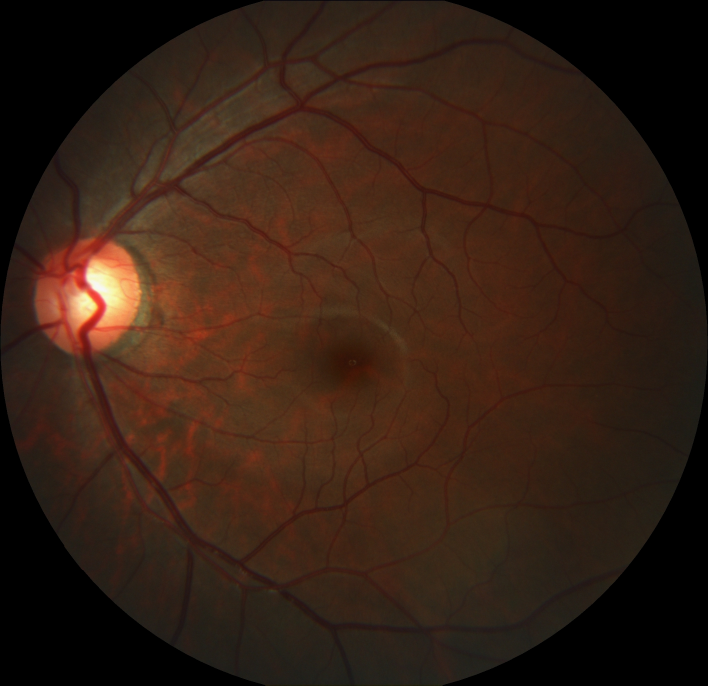
#> input picture calculate/origin/0.bmp, 2124 x 2056 px (shown at 1/3 size)
$ python calculate.py   (older library calls are emulated)
#> lines starting #> are read from the running program, lines starting #| are printed output that depends on the picture; long printed decimals are rounded
from skimage.metrics import mean_squared_error as compare_mse
from skimage.metrics import peak_signal_noise_ratio as compare_psnr
from skimage.metrics import structural_similarity as compare_ssim
import cv2
import os

#统计文件目录下的文件个数
def get_path_num(file_dir):
    count=0
    for files in os.listdir(file_dir):
        count=count+1
    return count

img0 = cv2.imread(r'calculate/origin/0.bmp')
#> img0 is the input picture: shape (2056, 2124, 3); mean B, G, R 20.1, 32, 53
img0 = cv2.resize(img0, (384,384))
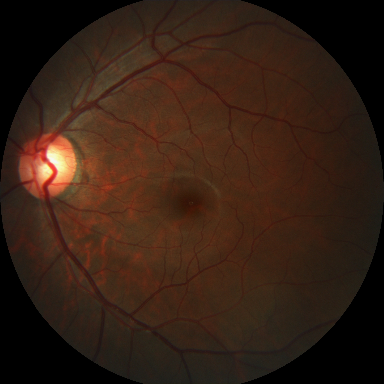
#> img0: shape (384, 384, 3); mean B, G, R 20, 31.9, 52.9
img_con = cv2.imread(r'calculate/origin/1.bmp')
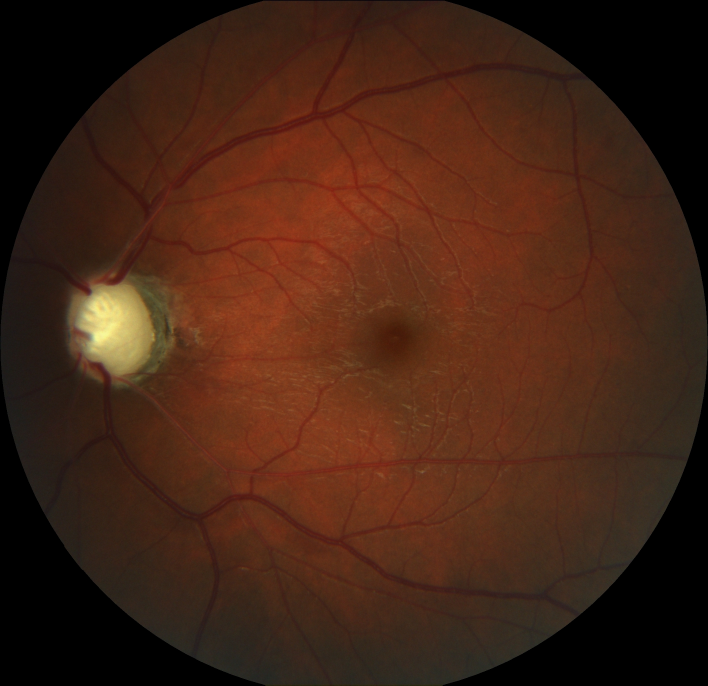
#> input picture calculate/origin/1.bmp, 2124 x 2056 px (shown at 1/3 size)
#> img_con is the input picture: shape (2056, 2124, 3); mean B, G, R 21.2, 36.1, 67.6
img_con = cv2.resize(img_con, (384,384))
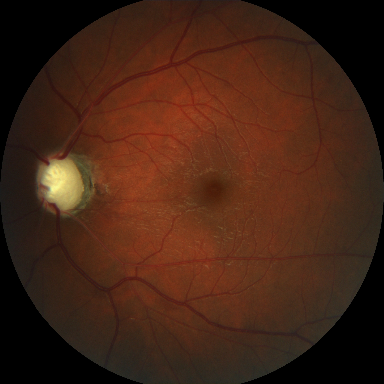
#> img_con: shape (384, 384, 3); mean B, G, R 21.1, 36, 67.5

p0 = compare_psnr(img0, img_con)
#> p0 = 21.83
s0 = compare_ssim(img0, img_con, multichannel=True)  # 对于多通道图像(RGB、HSV等)关键词multichannel要设置为True
#> s0 = 0.781
m0 = compare_mse(img0, img_con)
#> m0 = 426.6
print(p0,s0,m0)
#| 21.831 0.7813 426.580

domain_path=r'calculate/data/'
dom_len=get_path_num(domain_path)
fig_list=[]
for root, dirs, files in os.walk(domain_path):
    for i in range(dom_len):
        files[i]=files[i]
        fig_list.append(root+files[i])

l = len(fig_list)

p=[]
s=[]
m=[]
for i in range(l):
    p0 = compare_psnr(img0, cv2.imread(fig_list[i]))
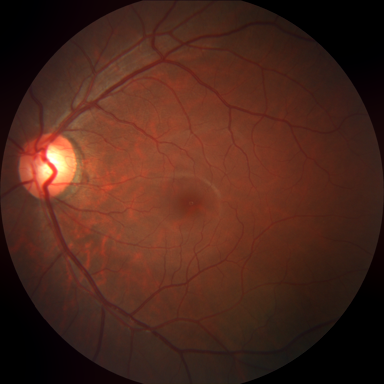
#> input picture calculate/data/client1_num1_int0.8_fig1.bmp, 384 x 384 px
#> p0 = 22.69
    s0 = compare_ssim(img0, cv2.imread(fig_list[i]), multichannel=True)  # 对于多通道图像(RGB、HSV等)关键词multichannel要设置为True
#> s0 = 0.905
    m0 = compare_mse(img0, cv2.imread(fig_list[i]))
#> m0 = 350.1
    p.append(p0)
    s.append(s0)
    m.append(m0)

import numpy as np
print(np.mean(p))
#| 23.917
print(np.mean(m))
#| 314.434
print(np.mean(s))
#| 0.8921

import matplotlib.pyplot as plt

x=np.arange(1,len(p)+1)
#> x = [1, 2, 3]

# plot中参数的含义分别是横轴值，纵轴值，线的形状，颜色，透明度,线的宽度和标签
plt.figure(figsize=(12,5))
plt.title('PSNR',fontsize=20)
plt.scatter(x, p)

plt.figure(figsize=(12,5))
plt.title('SSIM',fontsize=20)
plt.scatter(x, s)

plt.figure(figsize=(12,5))
plt.title('MSE',fontsize=20)
plt.scatter(x, m)

plt.legend(loc="upper right")
plt.show()
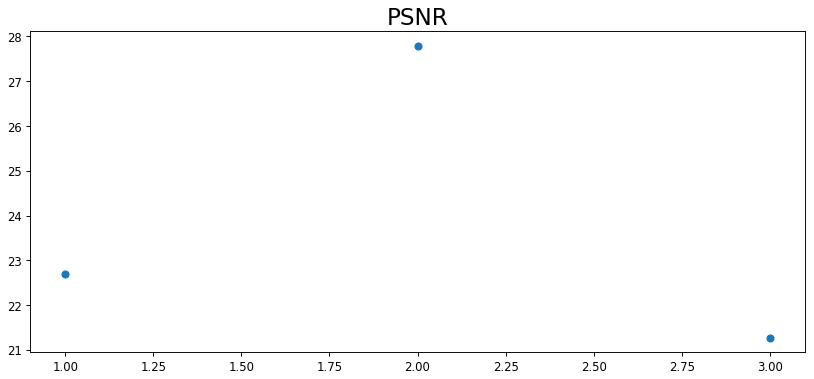
#> figure drawn by matplotlib, 1 panel
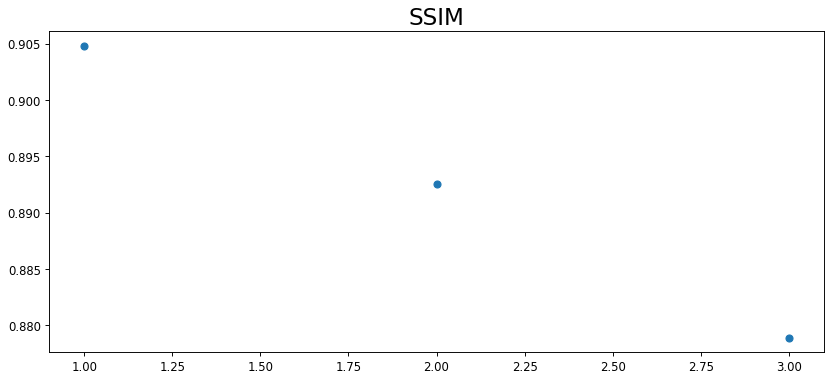
#> figure drawn by matplotlib, 1 panel
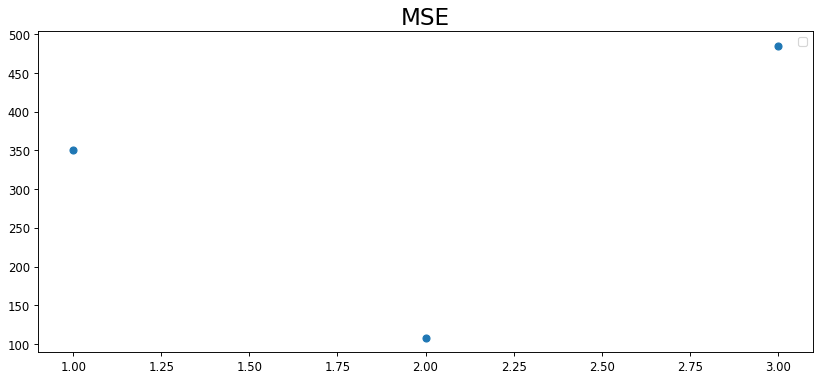
#> figure drawn by matplotlib, 1 panel
